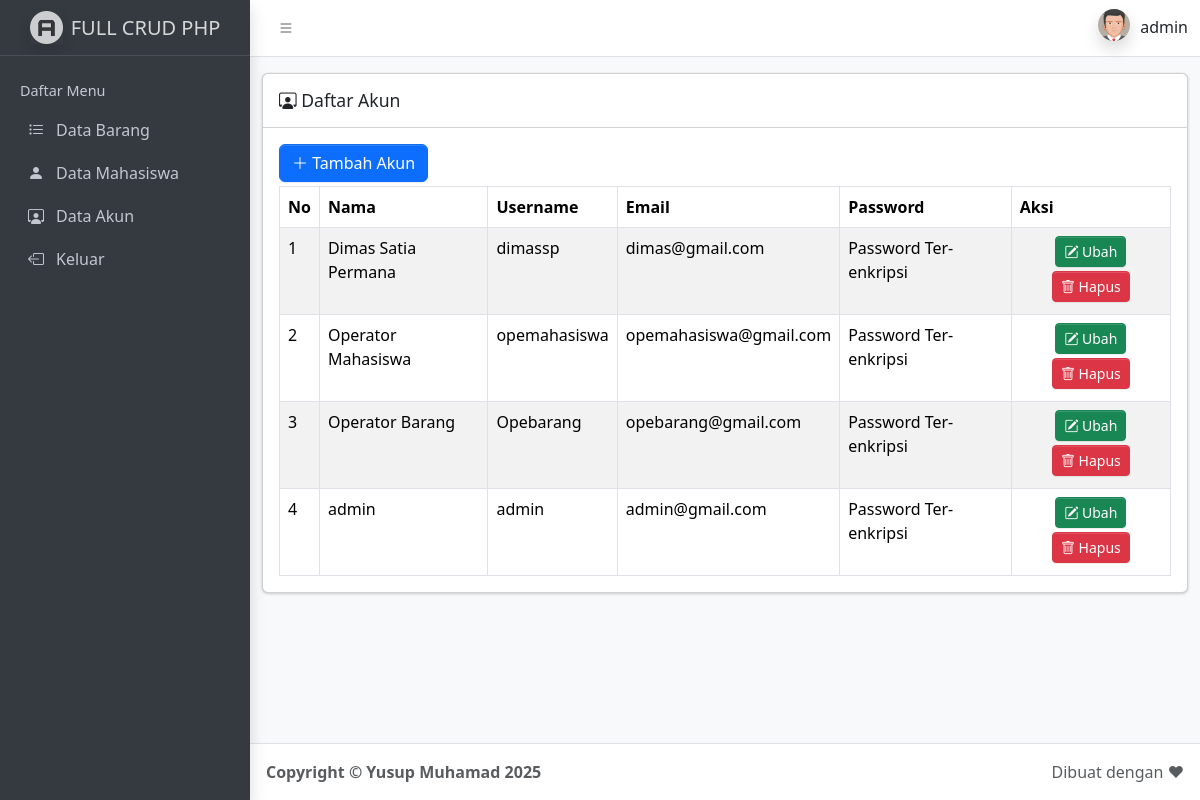
/crud-modal.php (signed in), run on the app's committed database.
### tables this page shows
CREATE TABLE `akun` (
  `id_akun` int(11) NOT NULL,
  `nama` varchar(100) NOT NULL,
  `username` varchar(100) NOT NULL,
  `email` varchar(50) NOT NULL,
  `password` varchar(100) NOT NULL,
  `level` varchar(2) NOT NULL
);

### config/controller.php (called while the page is built, shortened)
<?php
function select($query)
{
    global $db;
    $result = mysqli_query($db, $query);
    $rows = [];
    while ($row = mysqli_fetch_assoc($result)) {
        $rows[] = $row;
    }
    return $rows;
}
?>

### crud-modal.php (the view, shortened to what this page needs)
<?php
$title = 'Daftar Akun';
include 'layout/header.php';
$data_akun = select("SELECT * FROM akun ORDER BY id_akun DESC");
?>
<div class="container mt-3">
    <div class="card mb-3">
        <div class="card-header">
            <h3 class="card-title"><i class="bi bi-person-workspace"></i> <?= $title ?></h3>
        </div>
        <div class="card-body">
                <?php if($_SESSION["level"] == 1) : ?>
                    <button type="button" class="btn btn-primary mb-1" data-bs-toggle="modal" data-bs-target="#modalTambah"><i class="bi bi-plus-lg"></i> Tambah Akun</button>
                <?php endif ?>
            <table id="table" class="table table-bordered table-striped">
                <thead>
                    <tr>
                        <th>No</th>
                        <th>Nama</th>
                        <th>Username</th>
                        <th>Email</th>
                        <th>Password</th>
                        <th>Aksi</th>
                    </tr>
                </thead>
                <tbody>
                    <?php $no = 1; ?>
                    <?php if($_SESSION['level'] == 1) : ?>
                    <?php foreach ($data_akun as $akun) : ?>
                        <tr>
                            <td><?= $no++; ?></td>
                            <td><?= $akun['nama']; ?></td>
                            <td><?= $akun['username']; ?></td>
                            <td><?= $akun['email']; ?></td>
                            <td>Password Ter-enkripsi</td>
                            <td class="text-center">
                                <button type="button" class="btn btn-success mb-1 btn-sm" data-bs-toggle="modal"
                                data-bs-target="#modalUbah<?= $akun['id_akun']; ?>"><i class="bi bi-pencil-square"></i> Ubah</button>
                                <button type="button" class="btn btn-danger mb-1 btn-sm"
                                data-bs-toggle="modal" data-bs-target="#modalHapus<?= $akun['id_akun'] ?>"><i class="bi bi-trash"></i> Hapus</button>
                            </td>
                        </tr>
                        <?php endforeach; ?>
                    <?php endif ?>
                </tbody>
            </table>
        </div>
        </div>
</div>
<?php include 'layout/footer.php' ?>

### data on the page
akun: nama "Dimas Satia Permana", username "dimassp", email "dimas@gmail.com"
akun: nama "Operator Mahasiswa", username "opemahasiswa", email "opemahasiswa@gmail.com"
akun: nama "Operator Barang", username "Opebarang", email "opebarang@gmail.com"
akun: nama "admin", username "admin", email "admin@gmail.com"

### other printed values
$_SESSION['nama'] "admin"
$title "Daftar Akun"
